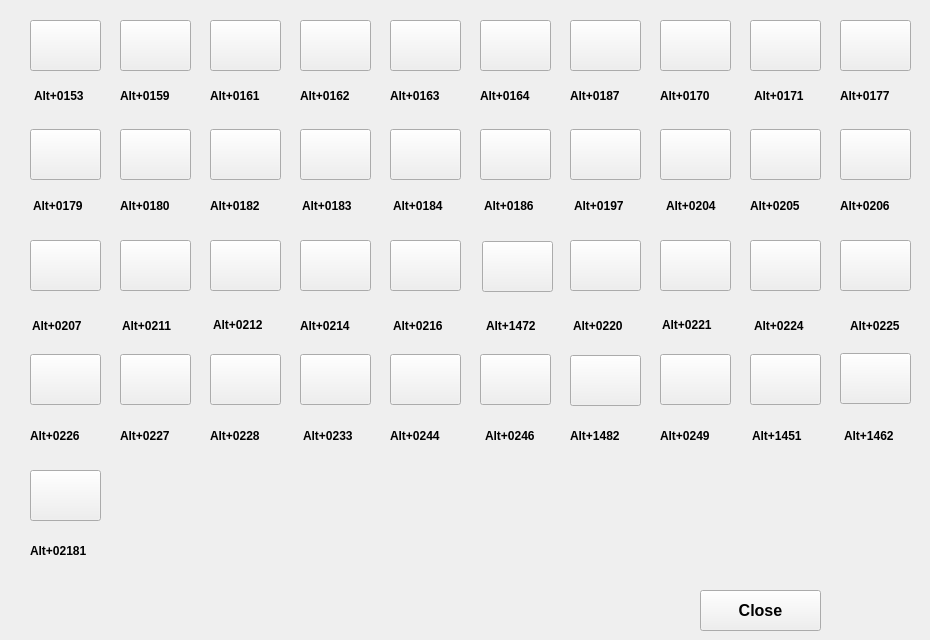
  <widget class="QWidget" name="centralwidget">
   <widget class="QPushButton" name="btn_0153">
    <property name="geometry">
     <rect>
      <x>30</x>
      <y>20</y>
      <width>71</width>
      <height>51</height>
     </rect>
    </property>
    <property name="font">
     <font>
      <pointsize>12</pointsize>
      <weight>75</weight>
      <bold>true</bold>
     </font>
    </property>
    <property name="text">
     <string/>
    </property>
   </widget>
   <widget class="QPushButton" name="btn_0159">
    <property name="geometry">
     <rect>
      <x>120</x>
      <y>20</y>
      <width>71</width>
      <height>51</height>
     </rect>
    </property>
    <property name="font">
     <font>
      <pointsize>12</pointsize>
      <weight>75</weight>
      <bold>true</bold>
     </font>
    </property>
    <property name="text">
     <string/>
    </property>
   </widget>
   <widget class="QPushButton" name="btn_0161">
    <property name="geometry">
     <rect>
      <x>210</x>
      <y>20</y>
      <width>71</width>
      <height>51</height>
     </rect>
    </property>
    <property name="font">
     <font>
      <pointsize>12</pointsize>
      <weight>75</weight>
      <bold>true</bold>
     </font>
    </property>
    <property name="text">
     <string/>
    </property>
   </widget>
   <widget class="QPushButton" name="btn_0162">
    <property name="geometry">
     <rect>
      <x>300</x>
      <y>20</y>
      <width>71</width>
      <height>51</height>
     </rect>
    </property>
    <property name="font">
     <font>
      <pointsize>12</pointsize>
      <weight>75</weight>
      <bold>true</bold>
     </font>
    </property>
    <property name="text">
     <string/>
    </property>
   </widget>
   <widget class="QPushButton" name="btn_0163">
    <property name="geometry">
     <rect>
      <x>390</x>
      <y>20</y>
      <width>71</width>
      <height>51</height>
     </rect>
    </property>
    <property name="font">
     <font>
      <pointsize>12</pointsize>
      <weight>75</weight>
      <bold>true</bold>
     </font>
    </property>
    <property name="text">
     <string/>
    </property>
   </widget>
   <widget class="QPushButton" name="btn_0164">
    <property name="geometry">
     <rect>
      <x>480</x>
      <y>20</y>
      <width>71</width>
      <height>51</height>
     </rect>
    </property>
    <property name="font">
     <font>
      <pointsize>12</pointsize>
      <weight>75</weight>
      <bold>true</bold>
     </font>
    </property>
    <property name="text">
     <string/>
    </property>
   </widget>
   <widget class="QPushButton" name="btn_0170">
    <property name="geometry">
     <rect>
      <x>660</x>
      <y>20</y>
      <width>71</width>
      <height>51</height>
     </rect>
    </property>
    <property name="font">
     <font>
      <pointsize>12</pointsize>
      <weight>75</weight>
      <bold>true</bold>
     </font>
    </property>
    <property name="text">
     <string/>
    </property>
   </widget>
   <widget class="QPushButton" name="btn_0179">
    <property name="geometry">
     <rect>
      <x>30</x>
      <y>129</y>
      <width>71</width>
      <height>51</height>
     </rect>
    </property>
    <property name="font">
     <font>
      <pointsize>12</pointsize>
      <weight>75</weight>
      <bold>true</bold>
     </font>
    </property>
    <property name="text">
     <string/>
    </property>
   </widget>
   <widget class="QPushButton" name="btn_0180">
    <property name="geometry">
     <rect>
      <x>120</x>
      <y>129</y>
      <width>71</width>
      <height>51</height>
     </rect>
    </property>
    <property name="font">
     <font>
      <pointsize>12</pointsize>
      <weight>75</weight>
      <bold>true</bold>
     </font>
    </property>
    <property name="text">
     <string/>
    </property>
   </widget>
   <widget class="QPushButton" name="btn_0182">
    <property name="geometry">
     <rect>
      <x>210</x>
      <y>129</y>
      <width>71</width>
      <height>51</height>
     </rect>
    </property>
    <property name="font">
     <font>
      <pointsize>12</pointsize>
      <weight>75</weight>
      <bold>true</bold>
     </font>
    </property>
    <property name="text">
     <string/>
    </property>
   </widget>
   <widget class="QPushButton" name="btn_0204">
    <property name="geometry">
     <rect>
      <x>660</x>
      <y>129</y>
      <width>71</width>
      <height>51</height>
     </rect>
    </property>
    <property name="font">
     <font>
      <pointsize>12</pointsize>
      <weight>75</weight>
      <bold>true</bold>
     </font>
    </property>
    <property name="text">
     <string/>
    </property>
   </widget>
   <widget class="QPushButton" name="btn_0197">
    <property name="geometry">
     <rect>
      <x>570</x>
      <y>129</y>
      <width>71</width>
      <height>51</height>
     </rect>
    </property>
    <property name="font">
     <font>
      <pointsize>12</pointsize>
      <weight>75</weight>
      <bold>true</bold>
     </font>
    </property>
    <property name="text">
     <string/>
    </property>
   </widget>
   <widget class="QPushButton" name="btn_0186">
    <property name="geometry">
     <rect>
      <x>480</x>
      <y>129</y>
      <width>71</width>
      <height>51</height>
     </rect>
    </property>
    <property name="font">
     <font>
      <pointsize>12</pointsize>
      <weight>75</weight>
      <bold>true</bold>
     </font>
    </property>
    <property name="text">
     <string/>
    </property>
   </widget>
   <widget class="QPushButton" name="btn_0184">
    <property name="geometry">
     <rect>
      <x>390</x>
      <y>129</y>
      <width>71</width>
      <height>51</height>
     </rect>
    </property>
    <property name="font">
     <font>
      <pointsize>12</pointsize>
      <weight>75</weight>
      <bold>true</bold>
     </font>
    </property>
    <property name="text">
     <string/>
    </property>
   </widget>
   <widget class="QPushButton" name="btn_0183">
    <property name="geometry">
     <rect>
      <x>300</x>
      <y>129</y>
      <width>71</width>
      <height>51</height>
     </rect>
    </property>
    <property name="font">
     <font>
      <pointsize>12</pointsize>
      <weight>75</weight>
      <bold>true</bold>
     </font>
    </property>
    <property name="text">
     <string/>
    </property>
   </widget>
   <widget class="QPushButton" name="btn_0216">
    <property name="geometry">
     <rect>
      <x>390</x>
      <y>240</y>
      <width>71</width>
      <height>51</height>
     </rect>
    </property>
    <property name="font">
     <font>
      <pointsize>12</pointsize>
      <weight>75</weight>
      <bold>true</bold>
     </font>
    </property>
    <property name="text">
     <string/>
    </property>
   </widget>
   <widget class="QPushButton" name="btn_0220">
    <property name="geometry">
     <rect>
      <x>570</x>
      <y>240</y>
      <width>71</width>
      <height>51</height>
     </rect>
    </property>
    <property name="font">
     <font>
      <pointsize>12</pointsize>
      <weight>75</weight>
      <bold>true</bold>
     </font>
    </property>
    <property name="text">
     <string/>
    </property>
   </widget>
   <widget class="QPushButton" name="btn_0211">
    <property name="geometry">
     <rect>
      <x>120</x>
      <y>240</y>
      <width>71</width>
      <height>51</height>
     </rect>
    </property>
    <property name="font">
     <font>
      <pointsize>12</pointsize>
      <weight>75</weight>
      <bold>true</bold>
     </font>
    </property>
    <property name="text">
     <string/>
    </property>
   </widget>
   <widget class="QPushButton" name="btn_0207">
    <property name="geometry">
     <rect>
      <x>30</x>
      <y>240</y>
      <width>71</width>
      <height>51</height>
     </rect>
    </property>
    <property name="font">
     <font>
      <pointsize>12</pointsize>
      <weight>75</weight>
      <bold>true</bold>
     </font>
    </property>
    <property name="text">
     <string/>
    </property>
   </widget>
   <widget class="QPushButton" name="btn_0212">
    <property name="geometry">
     <rect>
      <x>210</x>
      <y>240</y>
      <width>71</width>
      <height>51</height>
     </rect>
    </property>
    <property name="font">
     <font>
      <pointsize>12</pointsize>
      <weight>75</weight>
      <bold>true</bold>
     </font>
    </property>
    <property name="text">
     <string/>
    </property>
   </widget>
   <widget class="QPushButton" name="btn_0214">
    <property name="geometry">
     <rect>
      <x>300</x>
      <y>240</y>
      <width>71</width>
      <height>51</height>
     </rect>
    </property>
    <property name="font">
     <font>
      <pointsize>12</pointsize>
      <weight>75</weight>
      <bold>true</bold>
     </font>
    </property>
    <property name="text">
     <string/>
    </property>
   </widget>
   <widget class="QPushButton" name="btn_0221">
    <property name="geometry">
     <rect>
      <x>660</x>
      <y>240</y>
      <width>71</width>
      <height>51</height>
     </rect>
    </property>
    <property name="font">
     <font>
      <pointsize>12</pointsize>
      <weight>75</weight>
      <bold>true</bold>
     </font>
    </property>
    <property name="text">
     <string/>
    </property>
   </widget>
   <widget class="QPushButton" name="btn_0244">
    <property name="geometry">
     <rect>
      <x>390</x>
      <y>354</y>
      <width>71</width>
      <height>51</height>
     </rect>
    </property>
    <property name="font">
     <font>
      <pointsize>12</pointsize>
      <weight>75</weight>
      <bold>true</bold>
     </font>
    </property>
    <property name="text">
     <string/>
    </property>
   </widget>
   <widget class="QPushButton" name="btn_0227">
    <property name="geometry">
     <rect>
      <x>120</x>
      <y>354</y>
      <width>71</width>
      <height>51</height>
     </rect>
    </property>
    <property name="font">
     <font>
      <pointsize>12</pointsize>
      <weight>75</weight>
      <bold>true</bold>
     </font>
    </property>
    <property name="text">
     <string/>
    </property>
   </widget>
   <widget class="QPushButton" name="btn_0226">
    <property name="geometry">
     <rect>
      <x>30</x>
      <y>354</y>
      <width>71</width>
      <height>51</height>
     </rect>
    </property>
    <property name="font">
     <font>
      <pointsize>12</pointsize>
      <weight>75</weight>
      <bold>true</bold>
     </font>
    </property>
    <property name="text">
     <string/>
    </property>
   </widget>
   <widget class="QPushButton" name="btn_0228">
    <property name="geometry">
     <rect>
      <x>210</x>
      <y>354</y>
      <width>71</width>
      <height>51</height>
     </rect>
    </property>
    <property name="font">
     <font>
      <pointsize>12</pointsize>
      <weight>75</weight>
      <bold>true</bold>
     </font>
    </property>
    <property name="text">
     <string/>
    </property>
   </widget>
   <widget class="QPushButton" name="btn_0233">
    <property name="geometry">
     <rect>
      <x>300</x>
      <y>354</y>
      <width>71</width>
      <height>51</height>
     </rect>
    </property>
    <property name="font">
     <font>
      <pointsize>12</pointsize>
      <weight>75</weight>
      <bold>true</bold>
     </font>
    </property>
    <property name="text">
     <string/>
    </property>
   </widget>
   <widget class="QPushButton" name="btn_0246">
    <property name="geometry">
     <rect>
      <x>480</x>
      <y>354</y>
      <width>71</width>
      <height>51</height>
     </rect>
    </property>
    <property name="font">
     <font>
      <pointsize>12</pointsize>
      <weight>75</weight>
      <bold>true</bold>
     </font>
    </property>
    <property name="text">
     <string/>
    </property>
   </widget>
   <widget class="QPushButton" name="btn_0249">
    <property name="geometry">
     <rect>
      <x>660</x>
      <y>354</y>
      <width>71</width>
      <height>51</height>
     </rect>
    </property>
    <property name="font">
     <font>
      <pointsize>12</pointsize>
      <weight>75</weight>
      <bold>true</bold>
     </font>
    </property>
    <property name="text">
     <string/>
    </property>
   </widget>
   <widget class="QPushButton" name="btn_0171">
    <property name="geometry">
     <rect>
      <x>750</x>
      <y>20</y>
      <width>71</width>
      <height>51</height>
     </rect>
    </property>
    <property name="font">
     <font>
      <pointsize>12</pointsize>
      <weight>75</weight>
      <bold>true</bold>
     </font>
    </property>
    <property name="text">
     <string/>
    </property>
   </widget>
   <widget class="QPushButton" name="btn_0177">
    <property name="geometry">
     <rect>
      <x>840</x>
      <y>20</y>
      <width>71</width>
      <height>51</height>
     </rect>
    </property>
    <property name="font">
     <font>
      <pointsize>12</pointsize>
      <weight>75</weight>
      <bold>true</bold>
     </font>
    </property>
    <property name="text">
     <string/>
    </property>
   </widget>
   <widget class="QPushButton" name="btn_0205">
    <property name="geometry">
     <rect>
      <x>750</x>
      <y>129</y>
      <width>71</width>
      <height>51</height>
     </rect>
    </property>
    <property name="font">
     <font>
      <pointsize>12</pointsize>
      <weight>75</weight>
      <bold>true</bold>
     </font>
    </property>
    <property name="text">
     <string/>
    </property>
   </widget>
   <widget class="QPushButton" name="btn_0206">
    <property name="geometry">
     <rect>
      <x>840</x>
      <y>129</y>
      <width>71</width>
      <height>51</height>
     </rect>
    </property>
    <property name="font">
     <font>
      <pointsize>12</pointsize>
      <weight>75</weight>
      <bold>true</bold>
     </font>
    </property>
    <property name="text">
     <string/>
    </property>
   </widget>
   <widget class="QPushButton" name="btn_0224">
    <property name="geometry">
     <rect>
      <x>750</x>
      <y>240</y>
      <width>71</width>
      <height>51</height>
     </rect>
    </property>
    <property name="font">
     <font>
      <pointsize>12</pointsize>
      <weight>75</weight>
      <bold>true</bold>
     </font>
    </property>
    <property name="text">
     <string/>
    </property>
   </widget>
   <widget class="QPushButton" name="btn_0225">
    <property name="geometry">
     <rect>
      <x>840</x>
      <y>240</y>
      <width>71</width>
      <height>51</height>
     </rect>
    </property>
    <property name="font">
     <font>
      <pointsize>12</pointsize>
      <weight>75</weight>
      <bold>true</bold>
     </font>
    </property>
    <property name="text">
     <string/>
    </property>
   </widget>
   <widget class="QPushButton" name="btn_1451">
    <property name="geometry">
     <rect>
      <x>750</x>
      <y>354</y>
      <width>71</width>
      <height>51</height>
     </rect>
    </property>
    <property name="font">
     <font>
      <pointsize>12</pointsize>
      <weight>75</weight>
      <bold>true</bold>
     </font>
    </property>
    <property name="text">
     <string/>
    </property>
   </widget>
   <widget class="QPushButton" name="btn_0187">
    <property name="geometry">
     <rect>
      <x>570</x>
      <y>20</y>
      <width>71</width>
      <height>51</height>
     </rect>
    </property>
    <property name="font">
     <font>
      <pointsize>12</pointsize>
      <weight>75</weight>
      <bold>true</bold>
     </font>
    </property>
    <property name="text">
     <string/>
    </property>
   </widget>
   <widget class="QPushButton" name="btn_1482">
    <property name="geometry">
     <rect>
      <x>570</x>
      <y>355</y>
      <width>71</width>
      <height>51</height>
     </rect>
    </property>
    <property name="font">
     <font>
      <pointsize>12</pointsize>
      <weight>75</weight>
      <bold>true</bold>
     </font>
    </property>
    <property name="text">
     <string/>
    </property>
   </widget>
   <widget class="QPushButton" name="btn_1472">
    <property name="geometry">
     <rect>
      <x>482</x>
      <y>241</y>
      <width>71</width>
      <height>51</height>
     </rect>
    </property>
    <property name="font">
     <font>
      <pointsize>12</pointsize>
      <weight>75</weight>
      <bold>true</bold>
     </font>
    </property>
    <property name="text">
     <string/>
    </property>
   </widget>
   <widget class="QPushButton" name="btn_1462">
    <property name="geometry">
     <rect>
      <x>840</x>
      <y>353</y>
      <width>71</width>
      <height>51</height>
     </rect>
    </property>
    <property name="font">
     <font>
      <pointsize>12</pointsize>
      <weight>75</weight>
      <bold>true</bold>
     </font>
    </property>
    <property name="text">
     <string/>
    </property>
   </widget>
   <widget class="QPushButton" name="btn_02181">
    <property name="geometry">
     <rect>
      <x>30</x>
      <y>470</y>
      <width>71</width>
      <height>51</height>
     </rect>
    </property>
    <property name="font">
     <font>
      <pointsize>12</pointsize>
      <weight>75</weight>
      <bold>true</bold>
     </font>
    </property>
    <property name="text">
     <string/>
    </property>
   </widget>
   <widget class="QPushButton" name="btn_close">
    <property name="geometry">
     <rect>
      <x>700</x>
      <y>590</y>
      <width>121</width>
      <height>41</height>
     </rect>
    </property>
    <property name="font">
     <font>
      <pointsize>12</pointsize>
      <weight>75</weight>
      <bold>true</bold>
     </font>
    </property>
    <property name="text">
     <string>Close</string>
    </property>
   </widget>
   <widget class="QLabel" name="label">
    <property name="geometry">
     <rect>
      <x>34</x>
      <y>70</y>
      <width>71</width>
      <height>51</height>
     </rect>
    </property>
    <property name="font">
     <font>
      <pointsize>9</pointsize>
      <weight>75</weight>
      <bold>true</bold>
     </font>
    </property>
    <property name="text">
     <string>Alt+0153</string>
    </property>
   </widget>
   <widget class="QLabel" name="label_2">
    <property name="geometry">
     <rect>
      <x>120</x>
      <y>70</y>
      <width>71</width>
      <height>51</height>
     </rect>
    </property>
    <property name="font">
     <font>
      <pointsize>9</pointsize>
      <weight>75</weight>
      <bold>true</bold>
     </font>
    </property>
    <property name="text">
     <string>Alt+0159</string>
    </property>
   </widget>
   <widget class="QLabel" name="label_3">
    <property name="geometry">
     <rect>
      <x>210</x>
      <y>70</y>
      <width>71</width>
      <height>51</height>
     </rect>
    </property>
    <property name="font">
     <font>
      <pointsize>9</pointsize>
      <weight>75</weight>
      <bold>true</bold>
     </font>
    </property>
    <property name="text">
     <string>Alt+0161</string>
    </property>
   </widget>
   <widget class="QLabel" name="label_4">
    <property name="geometry">
     <rect>
      <x>300</x>
      <y>70</y>
      <width>71</width>
      <height>51</height>
     </rect>
    </property>
    <property name="font">
     <font>
      <pointsize>9</pointsize>
      <weight>75</weight>
      <bold>true</bold>
     </font>
    </property>
    <property name="text">
     <string>Alt+0162</string>
    </property>
   </widget>
   <widget class="QLabel" name="label_5">
    <property name="geometry">
     <rect>
      <x>390</x>
      <y>70</y>
      <width>71</width>
      <height>51</height>
     </rect>
    </property>
    <property name="font">
     <font>
      <pointsize>9</pointsize>
      <weight>75</weight>
      <bold>true</bold>
     </font>
    </property>
    <property name="text">
     <string>Alt+0163</string>
    </property>
   </widget>
   <widget class="QLabel" name="label_6">
    <property name="geometry">
     <rect>
      <x>480</x>
      <y>70</y>
      <width>71</width>
      <height>51</height>
     </rect>
    </property>
    <property name="font">
     <font>
      <pointsize>9</pointsize>
      <weight>75</weight>
      <bold>true</bold>
     </font>
    </property>
    <property name="text">
     <string>Alt+0164</string>
    </property>
   </widget>
   <widget class="QLabel" name="label_8">
    <property name="geometry">
     <rect>
      <x>660</x>
      <y>70</y>
      <width>71</width>
      <height>51</height>
     </rect>
    </property>
    <property name="font">
     <font>
      <pointsize>9</pointsize>
      <weight>75</weight>
      <bold>true</bold>
     </font>
    </property>
    <property name="text">
     <string>Alt+0170</string>
    </property>
   </widget>
   <widget class="QLabel" name="label_9">
    <property name="geometry">
     <rect>
      <x>754</x>
      <y>70</y>
      <width>71</width>
      <height>51</height>
     </rect>
    </property>
    <property name="font">
     <font>
      <pointsize>9</pointsize>
      <weight>75</weight>
      <bold>true</bold>
     </font>
    </property>
    <property name="text">
     <string>Alt+0171</string>
    </property>
   </widget>
   <widget class="QLabel" name="label_10">
    <property name="geometry">
     <rect>
      <x>840</x>
      <y>70</y>
      <width>71</width>
      <height>51</height>
     </rect>
    </property>
    <property name="font">
     <font>
      <pointsize>9</pointsize>
      <weight>75</weight>
      <bold>true</bold>
     </font>
    </property>
    <property name="text">
     <string>Alt+0177</string>
    </property>
   </widget>
   <widget class="QLabel" name="label_11">
    <property name="geometry">
     <rect>
      <x>33</x>
      <y>180</y>
      <width>71</width>
      <height>51</height>
     </rect>
    </property>
    <property name="font">
     <font>
      <pointsize>9</pointsize>
      <weight>75</weight>
      <bold>true</bold>
     </font>
    </property>
    <property name="text">
     <string>Alt+0179</string>
    </property>
   </widget>
   <widget class="QLabel" name="label_12">
    <property name="geometry">
     <rect>
      <x>120</x>
      <y>180</y>
      <width>71</width>
      <height>51</height>
     </rect>
    </property>
    <property name="font">
     <font>
      <pointsize>9</pointsize>
      <weight>75</weight>
      <bold>true</bold>
     </font>
    </property>
    <property name="text">
     <string>Alt+0180</string>
    </property>
   </widget>
   <widget class="QLabel" name="label_13">
    <property name="geometry">
     <rect>
      <x>210</x>
      <y>180</y>
      <width>71</width>
      <height>51</height>
     </rect>
    </property>
    <property name="font">
     <font>
      <pointsize>9</pointsize>
      <weight>75</weight>
      <bold>true</bold>
     </font>
    </property>
    <property name="text">
     <string>Alt+0182</string>
    </property>
   </widget>
   <widget class="QLabel" name="label_14">
    <property name="geometry">
     <rect>
      <x>302</x>
      <y>180</y>
      <width>71</width>
      <height>51</height>
     </rect>
    </property>
    <property name="font">
     <font>
      <pointsize>9</pointsize>
      <weight>75</weight>
      <bold>true</bold>
     </font>
    </property>
    <property name="text">
     <string>Alt+0183</string>
    </property>
   </widget>
   <widget class="QLabel" name="label_15">
    <property name="geometry">
     <rect>
      <x>393</x>
      <y>180</y>
      <width>71</width>
      <height>51</height>
     </rect>
    </property>
    <property name="font">
     <font>
      <pointsize>9</pointsize>
      <weight>75</weight>
      <bold>true</bold>
     </font>
    </property>
    <property name="text">
     <string>Alt+0184</string>
    </property>
   </widget>
   <widget class="QLabel" name="label_16">
    <property name="geometry">
     <rect>
      <x>484</x>
      <y>180</y>
      <width>71</width>
      <height>51</height>
     </rect>
    </property>
    <property name="font">
     <font>
      <pointsize>9</pointsize>
      <weight>75</weight>
      <bold>true</bold>
     </font>
    </property>
    <property name="text">
     <string>Alt+0186</string>
    </property>
   </widget>
   <widget class="QLabel" name="label_17">
    <property name="geometry">
     <rect>
      <x>574</x>
      <y>180</y>
      <width>71</width>
      <height>51</height>
     </rect>
    </property>
    <property name="font">
     <font>
      <pointsize>9</pointsize>
      <weight>75</weight>
      <bold>true</bold>
     </font>
    </property>
    <property name="text">
     <string>Alt+0197</string>
    </property>
   </widget>
   <widget class="QLabel" name="label_18">
    <property name="geometry">
     <rect>
      <x>666</x>
      <y>180</y>
      <width>71</width>
      <height>51</height>
     </rect>
    </property>
    <property name="font">
     <font>
      <pointsize>9</pointsize>
      <weight>75</weight>
      <bold>true</bold>
     </font>
    </property>
    <property name="text">
     <string>Alt+0204</string>
    </property>
   </widget>
   <widget class="QLabel" name="label_19">
    <property name="geometry">
     <rect>
      <x>750</x>
      <y>180</y>
      <width>71</width>
      <height>51</height>
     </rect>
    </property>
    <property name="font">
     <font>
      <pointsize>9</pointsize>
      <weight>75</weight>
      <bold>true</bold>
     </font>
    </property>
    <property name="text">
     <string>Alt+0205</string>
    </property>
   </widget>
   <widget class="QLabel" name="label_20">
    <property name="geometry">
     <rect>
      <x>840</x>
      <y>180</y>
      <width>71</width>
      <height>51</height>
     </rect>
    </property>
    <property name="font">
     <font>
      <pointsize>9</pointsize>
      <weight>75</weight>
      <bold>true</bold>
     </font>
    </property>
    <property name="text">
     <string>Alt+0206</string>
    </property>
   </widget>
   <widget class="QLabel" name="label_21">
    <property name="geometry">
     <rect>
      <x>32</x>
      <y>300</y>
      <width>71</width>
      <height>51</height>
     </rect>
    </property>
    <property name="font">
     <font>
      <pointsize>9</pointsize>
      <weight>75</weight>
      <bold>true</bold>
     </font>
    </property>
    <property name="text">
     <string>Alt+0207</string>
    </property>
   </widget>
   <widget class="QLabel" name="label_22">
    <property name="geometry">
     <rect>
      <x>122</x>
      <y>300</y>
      <width>71</width>
      <height>51</height>
     </rect>
    </property>
    <property name="font">
     <font>
      <pointsize>9</pointsize>
      <weight>75</weight>
      <bold>true</bold>
     </font>
    </property>
    <property name="text">
     <string>Alt+0211</string>
    </property>
   </widget>
   <widget class="QLabel" name="label_23">
    <property name="geometry">
     <rect>
      <x>213</x>
      <y>299</y>
      <width>71</width>
      <height>51</height>
     </rect>
    </property>
    <property name="font">
     <font>
      <pointsize>9</pointsize>
      <weight>75</weight>
      <bold>true</bold>
     </font>
    </property>
    <property name="text">
     <string>Alt+0212</string>
    </property>
   </widget>
   <widget class="QLabel" name="label_24">
    <property name="geometry">
     <rect>
      <x>300</x>
      <y>300</y>
      <width>71</width>
      <height>51</height>
     </rect>
    </property>
    <property name="font">
     <font>
      <pointsize>9</pointsize>
      <weight>75</weight>
      <bold>true</bold>
     </font>
    </property>
    <property name="text">
     <string>Alt+0214</string>
    </property>
   </widget>
   <widget class="QLabel" name="label_25">
    <property name="geometry">
     <rect>
      <x>393</x>
      <y>300</y>
      <width>71</width>
      <height>51</height>
     </rect>
    </property>
    <property name="font">
     <font>
      <pointsize>9</pointsize>
      <weight>75</weight>
      <bold>true</bold>
     </font>
    </property>
    <property name="text">
     <string>Alt+0216</string>
    </property>
   </widget>
   <widget class="QLabel" name="label_27">
    <property name="geometry">
     <rect>
      <x>573</x>
      <y>300</y>
      <width>71</width>
      <height>51</height>
     </rect>
    </property>
    <property name="font">
     <font>
      <pointsize>9</pointsize>
      <weight>75</weight>
      <bold>true</bold>
     </font>
    </property>
    <property name="text">
     <string>Alt+0220</string>
    </property>
   </widget>
   <widget class="QLabel" name="label_28">
    <property name="geometry">
     <rect>
      <x>662</x>
      <y>299</y>
      <width>71</width>
      <height>51</height>
     </rect>
    </property>
    <property name="font">
     <font>
      <pointsize>9</pointsize>
      <weight>75</weight>
      <bold>true</bold>
     </font>
    </property>
    <property name="text">
     <string>Alt+0221</string>
    </property>
   </widget>
   <widget class="QLabel" name="label_29">
    <property name="geometry">
     <rect>
      <x>754</x>
      <y>300</y>
      <width>71</width>
      <height>51</height>
     </rect>
    </property>
    <property name="font">
     <font>
      <pointsize>9</pointsize>
      <weight>75</weight>
      <bold>true</bold>
     </font>
    </property>
    <property name="text">
     <string>Alt+0224</string>
    </property>
   </widget>
   <widget class="QLabel" name="label_30">
    <property name="geometry">
     <rect>
      <x>850</x>
      <y>300</y>
      <width>71</width>
      <height>51</height>
     </rect>
    </property>
    <property name="font">
     <font>
      <pointsize>9</pointsize>
      <weight>75</weight>
      <bold>true</bold>
     </font>
    </property>
    <property name="text">
     <string>Alt+0225</string>
    </property>
   </widget>
   <widget class="QLabel" name="label_31">
    <property name="geometry">
     <rect>
      <x>30</x>
      <y>410</y>
      <width>71</width>
      <height>51</height>
     </rect>
    </property>
    <property name="font">
     <font>
      <pointsize>9</pointsize>
      <weight>75</weight>
      <bold>true</bold>
     </font>
    </property>
    <property name="text">
     <string>Alt+0226</string>
    </property>
   </widget>
   <widget class="QLabel" name="label_32">
    <property name="geometry">
     <rect>
      <x>120</x>
      <y>410</y>
      <width>71</width>
      <height>51</height>
     </rect>
    </property>
    <property name="font">
     <font>
      <pointsize>9</pointsize>
      <weight>75</weight>
      <bold>true</bold>
     </font>
    </property>
    <property name="text">
     <string>Alt+0227</string>
    </property>
   </widget>
   <widget class="QLabel" name="label_33">
    <property name="geometry">
     <rect>
      <x>210</x>
      <y>410</y>
      <width>71</width>
      <height>51</height>
     </rect>
    </property>
    <property name="font">
     <font>
      <pointsize>9</pointsize>
      <weight>75</weight>
      <bold>true</bold>
     </font>
    </property>
    <property name="text">
     <string>Alt+0228</string>
    </property>
   </widget>
   <widget class="QLabel" name="label_34">
    <property name="geometry">
     <rect>
      <x>303</x>
      <y>410</y>
      <width>71</width>
      <height>51</height>
     </rect>
    </property>
    <property name="font">
     <font>
      <pointsize>9</pointsize>
      <weight>75</weight>
      <bold>true</bold>
     </font>
    </property>
    <property name="text">
     <string>Alt+0233</string>
    </property>
   </widget>
   <widget class="QLabel" name="label_35">
    <property name="geometry">
     <rect>
      <x>390</x>
      <y>410</y>
      <width>71</width>
      <height>51</height>
     </rect>
    </property>
    <property name="font">
     <font>
      <pointsize>9</pointsize>
      <weight>75</weight>
      <bold>true</bold>
     </font>
    </property>
    <property name="text">
     <string>Alt+0244</string>
    </property>
   </widget>
   <widget class="QLabel" name="label_36">
    <property name="geometry">
     <rect>
      <x>485</x>
      <y>410</y>
      <width>71</width>
      <height>51</height>
     </rect>
    </property>
    <property name="font">
     <font>
      <pointsize>9</pointsize>
      <weight>75</weight>
      <bold>true</bold>
     </font>
    </property>
    <property name="text">
     <string>Alt+0246</string>
    </property>
   </widget>
   <widget class="QLabel" name="label_38">
    <property name="geometry">
     <rect>
      <x>660</x>
      <y>410</y>
      <width>71</width>
      <height>51</height>
     </rect>
    </property>
    <property name="font">
     <font>
      <pointsize>9</pointsize>
      <weight>75</weight>
      <bold>true</bold>
     </font>
    </property>
    <property name="text">
     <string>Alt+0249</string>
    </property>
   </widget>
   <widget class="QLabel" name="label_39">
    <property name="geometry">
     <rect>
      <x>752</x>
      <y>410</y>
      <width>71</width>
      <height>51</height>
     </rect>
    </property>
    <property name="font">
     <font>
      <pointsize>9</pointsize>
      <weight>75</weight>
      <bold>true</bold>
     </font>
    </property>
    <property name="text">
     <string>Alt+1451</string>
    </property>
   </widget>
   <widget class="QLabel" name="label_40">
    <property name="geometry">
     <rect>
      <x>844</x>
      <y>410</y>
      <width>71</width>
      <height>51</height>
     </rect>
    </property>
    <property name="font">
     <font>
      <pointsize>9</pointsize>
      <weight>75</weight>
      <bold>true</bold>
     </font>
    </property>
    <property name="text">
     <string>Alt+1462</string>
    </property>
   </widget>
   <widget class="QLabel" name="label_41">
    <property name="geometry">
     <rect>
      <x>486</x>
      <y>300</y>
      <width>71</width>
      <height>51</height>
     </rect>
    </property>
    <property name="font">
     <font>
      <pointsize>9</pointsize>
      <weight>75</weight>
      <bold>true</bold>
     </font>
    </property>
    <property name="text">
     <string>Alt+1472</string>
    </property>
   </widget>
   <widget class="QLabel" name="label_42">
    <property name="geometry">
     <rect>
      <x>570</x>
      <y>70</y>
      <width>71</width>
      <height>51</height>
     </rect>
    </property>
    <property name="font">
     <font>
      <pointsize>9</pointsize>
      <weight>75</weight>
      <bold>true</bold>
     </font>
    </property>
    <property name="text">
     <string>Alt+0187</string>
    </property>
   </widget>
   <widget class="QLabel" name="label_43">
    <property name="geometry">
     <rect>
      <x>570</x>
      <y>410</y>
      <width>71</width>
      <height>51</height>
     </rect>
    </property>
    <property name="font">
     <font>
      <pointsize>9</pointsize>
      <weight>75</weight>
      <bold>true</bold>
     </font>
    </property>
    <property name="text">
     <string>Alt+1482</string>
    </property>
   </widget>
   <widget class="QLabel" name="label_47">
    <property name="geometry">
     <rect>
      <x>30</x>
      <y>525</y>
      <width>71</width>
      <height>51</height>
     </rect>
    </property>
    <property name="font">
     <font>
      <pointsize>9</pointsize>
      <weight>75</weight>
      <bold>true</bold>
     </font>
    </property>
    <property name="text">
     <string>Alt+02181</string>
    </property>
   </widget>
  </widget>
